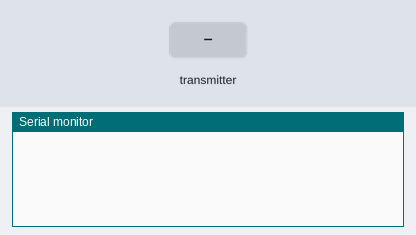
Recording of a sketch running on a simulated Arduino Uno, built with avr-gcc and run on an emulated ATmega328P. On the bench: the last lines printed to the serial monitor. The inputs (shaded band) are chosen by the test bench. No radio packets arrive unless stated.

Above: at 1.2 s.
1.3 s: the transmitter starts sending data.0 = 0
At 1.37 s:
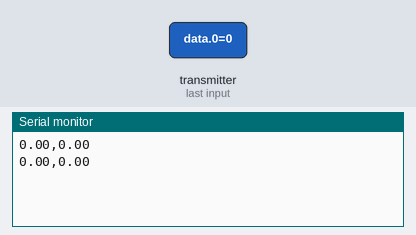
3.2 s: the transmitter starts sending data.0 = 1023
At 3.27 s:
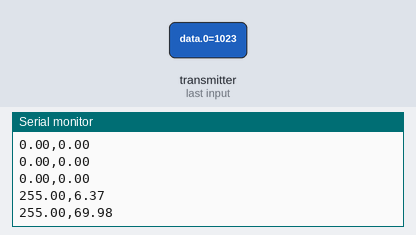
Timing chart, 0 to 6.2 s (numbered marks = the images above; inputs shaded):
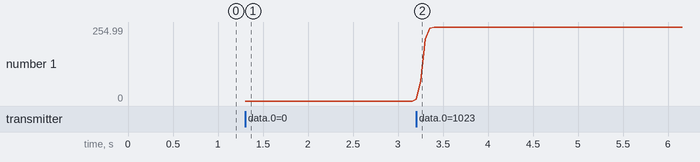

The sketch:

alici_EMG_KALMAN_.ino
```cpp
#include <SPI.h>
#include "RF24.h"
#include <SimpleKalmanFilter.h>

SimpleKalmanFilter simpleKalmanFilter1(2, 2, 0.1);

RF24 radio(9,10);
const uint64_t pipe = 0xE8E8F0F0E1LL;
int data[1];
void setup()
{
Serial.begin(115200);
radio.begin();
radio.openReadingPipe(1,pipe);
radio.startListening();
}
void loop()
{
if (radio.available()){
bool done = false;
while (!done){
done = radio.read(data, 1);


 float real_value1 = data[0];
 float estimated_value1 = simpleKalmanFilter1.updateEstimate(real_value1);

  Serial.print(real_value1);
  Serial.print(",");
  Serial.println(estimated_value1);

}
}
}
```

Measured:
- after the input at 1.3 s, the serial monitor: prints a new line at once (image 1)
- after the input at 3.2 s, the serial monitor: prints a new line at once (image 2)
- plotted number 1: 0 → 254.99 after the input at 3.2 s
